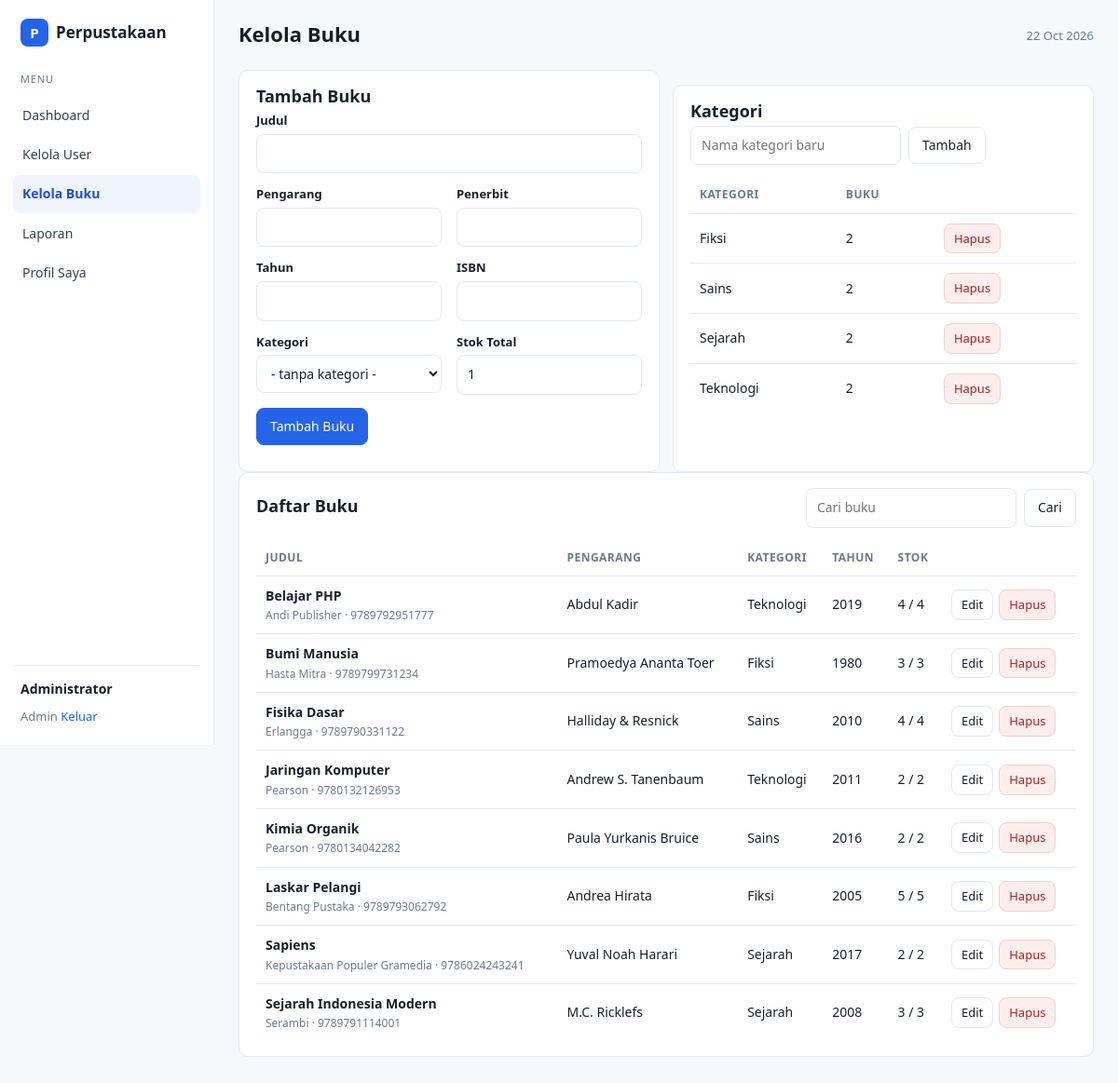
The page /buku.php (signed in) on the database its author committed.
### tables this page shows
CREATE TABLE users (
  id INT AUTO_INCREMENT PRIMARY KEY,
  nama VARCHAR(100) NOT NULL,
  username VARCHAR(50) NOT NULL UNIQUE,
  password VARCHAR(100) NOT NULL,
  role ENUM('admin','petugas','operator','pengguna') NOT NULL DEFAULT 'pengguna',
  identitas VARCHAR(30) DEFAULT NULL,
  kelas VARCHAR(30) DEFAULT NULL,
  email VARCHAR(100) DEFAULT NULL,
  no_telp VARCHAR(20) DEFAULT NULL,
  alamat TEXT DEFAULT NULL,
  dibuat TIMESTAMP DEFAULT CURRENT_TIMESTAMP
);

CREATE TABLE kategori (
  id INT AUTO_INCREMENT PRIMARY KEY,
  nama VARCHAR(80) NOT NULL UNIQUE
);

CREATE TABLE buku (
  id INT AUTO_INCREMENT PRIMARY KEY,
  judul VARCHAR(200) NOT NULL,
  pengarang VARCHAR(120) DEFAULT NULL,
  penerbit VARCHAR(120) DEFAULT NULL,
  tahun YEAR DEFAULT NULL,
  isbn VARCHAR(30) DEFAULT NULL,
  kategori_id INT DEFAULT NULL,
  stok_total INT NOT NULL DEFAULT 1,
  stok_tersedia INT NOT NULL DEFAULT 1,
  CONSTRAINT fk_buku_kategori FOREIGN KEY (kategori_id) REFERENCES kategori(id) ON DELETE SET NULL
);

### config/functions.php (called while the page is built, shortened)
<?php
require_once __DIR__ . '/db.php';
function e($s): string
{
    return htmlspecialchars((string) $s, ENT_QUOTES, 'UTF-8');
}
function user(): ?array
{
    global $pdo;
    $st = $pdo->prepare('SELECT * FROM users WHERE id = ?');
    $st->execute([$_SESSION['uid']]);
    return $st->fetch() ?: null;
}
function auth(array $roles = []): array
{
    $u = user();
    return $u;
}

### buku.php (the view, shortened to what this page needs)
<?php
require __DIR__ . '/config/functions.php';
$title = 'Kelola Buku';
$edit = null;
$kategori = $pdo->query('SELECT k.*, COUNT(b.id) AS jumlah FROM kategori k LEFT JOIN buku b ON b.kategori_id=k.id GROUP BY k.id ORDER BY k.nama')->fetchAll();
$q = trim($_GET['q'] ?? '');
$sql = 'SELECT b.*, k.nama AS kategori FROM buku b LEFT JOIN kategori k ON k.id=b.kategori_id';
$params = [];
$st = $pdo->prepare($sql . ' ORDER BY b.judul');
$st->execute($params);
$buku = $st->fetchAll();
require __DIR__ . '/includes/header.php';
?>
<div class="grid grid-2">
    <div class="card">
        <h2><?= $edit ? 'Edit Buku' : 'Tambah Buku' ?></h2>
        <form method="post" autocomplete="off">
            <div class="form-grid">
                <div class="full">
                    <label for="judul">Judul</label>
                    <input id="judul" name="judul" value="<?= e($edit['judul'] ?? '') ?>" required>
                </div>
                <div>
                    <label for="pengarang">Pengarang</label>
                    <input id="pengarang" name="pengarang" value="<?= e($edit['pengarang'] ?? '') ?>">
                </div>
                <div>
                    <label for="penerbit">Penerbit</label>
                    <input id="penerbit" name="penerbit" value="<?= e($edit['penerbit'] ?? '') ?>">
                </div>
                <div>
                    <label for="tahun">Tahun</label>
                    <input id="tahun" name="tahun" type="number" min="1900" max="2100" value="<?= e($edit['tahun'] ?? '') ?>">
                </div>
                <div>
                    <label for="isbn">ISBN</label>
                    <input id="isbn" name="isbn" value="<?= e($edit['isbn'] ?? '') ?>">
                </div>
                <div>
                    <label for="kategori_id">Kategori</label>
                    <select id="kategori_id" name="kategori_id">
                        <option value="">- tanpa kategori -</option>
                    </select>
                </div>
                <div>
                    <label for="stok_total">Stok Total</label>
                    <input id="stok_total" name="stok_total" type="number" min="0" value="<?= e($edit['stok_total'] ?? 1) ?>" required>
                </div>
            </div>
            <p style="margin-top:14px">
                <button class="btn btn-primary" type="submit"><?= $edit ? 'Simpan Perubahan' : 'Tambah Buku' ?></button>
            </p>
        </form>
    </div>
    <div class="card">
        <h2>Kategori</h2>
        <form class="inline-form" method="post">
            <input name="nama" placeholder="Nama kategori baru" required>
            <button class="btn" type="submit">Tambah</button>
        </form>
        <div class="table-wrap" style="margin-top:12px">
            <table>
                <thead><tr><th>Kategori</th><th>Buku</th><th></th></tr></thead>
                <tbody>
                <?php foreach ($kategori as $k): ?>
                    <tr>
                        <td><?= e($k['nama']) ?></td>
                        <td><?= (int) $k['jumlah'] ?></td>
                        <td>
                            <form method="post" style="display:inline">
                                <button class="btn btn-sm btn-danger" type="submit">Hapus</button>
                            </form>
                        </td>
                    </tr>
                <?php endforeach; ?>
                </tbody>
            </table>
        </div>
    </div>
</div>
<div class="card">
    <div class="card-head">
        <h2>Daftar Buku</h2>
        <form class="inline-form" method="get">
            <input name="q" value="<?= e($q) ?>" placeholder="Cari buku">
            <button class="btn" type="submit">Cari</button>
        </form>
    </div>
    <div class="table-wrap">
        <table>
            <thead><tr><th>Judul</th><th>Pengarang</th><th>Kategori</th><th>Tahun</th><th>Stok</th><th></th></tr></thead>
            <tbody>
            <?php foreach ($buku as $b): ?>
                <tr>
                    <td>
                        <strong><?= e($b['judul']) ?></strong>
                        <div class="muted" style="font-size:12px"><?= e($b['penerbit']) ?><?= $b['isbn'] ? ' &middot; ' . e($b['isbn']) : '' ?></div>
                    </td>
                    <td><?= e($b['pengarang']) ?></td>
                    <td><?= e($b['kategori'] ?? '-') ?></td>
                    <td><?= e($b['tahun']) ?></td>
                    <td><?= (int) $b['stok_tersedia'] ?> / <?= (int) $b['stok_total'] ?></td>
                    <td class="nowrap">
                        <div class="actions">
                            <a class="btn btn-sm" href="buku.php?edit=<?= (int) $b['id'] ?>">Edit</a>
                            <form method="post" style="display:inline">
                                <button class="btn btn-sm btn-danger" type="submit">Hapus</button>
                            </form>
                        </div>
                    </td>
                </tr>
            <?php endforeach; ?>
            </tbody>
        </table>
    </div>
</div>
<?php require __DIR__ . '/includes/footer.php'; ?>

### includes/header.php (shortened to what this page needs)
<?php
require_once __DIR__ . '/../config/functions.php';
$u = auth();
$current = basename($_SERVER['PHP_SELF']);
$menu = ['dashboard.php' => 'Dashboard'];
if ($u['role'] === 'pengguna') {
    $menu += ['katalog.php' => 'Katalog Buku', 'pinjaman_saya.php' => 'Pinjaman Saya'];
} elseif ($u['role'] === 'petugas') {
    $menu += ['sirkulasi.php' => 'Sirkulasi'];
} elseif ($u['role'] === 'operator') {
    $menu += ['buku.php' => 'Kelola Buku'];
} elseif ($u['role'] === 'admin') {
    $menu += ['users.php' => 'Kelola User', 'buku.php' => 'Kelola Buku', 'laporan.php' => 'Laporan'];
}
$menu['profil.php'] = 'Profil Saya';
?>
<!doctype html>
<html lang="id">
<head>
<link rel="stylesheet" href="assets/style.css">
</head>
<body>
<div class="layout">
    <aside class="sidebar">
        <a class="brand" href="dashboard.php"><span class="brand-mark">P</span> Perpustakaan</a>
        <nav class="nav">
            <span class="nav-label">Menu</span>
            <?php foreach ($menu as $href => $label): ?>
                <a href="<?= e($href) ?>" class="<?= $current === $href ? 'active' : '' ?>"><?= e($label) ?></a>
            <?php endforeach; ?>
        </nav>
        <div class="side-foot">
            <strong><?= e($u['nama']) ?></strong>
            <span class="role"><?= e($u['role']) ?></span>
            <a href="logout.php">Keluar</a>
        </div>
    </aside>
    <main class="main">
        <div class="topbar">
            <h1><?= e($title ?? 'Dashboard') ?></h1>
            <span class="who"><?= e(date('d M Y')) ?></span>
        </div>

### includes/footer.php
    </main>
</div>
</body>
</html>

### assets/style.css (style rules this page uses)
:root { --bg: #f6f8fb; --surface: #ffffff; --line: #e4e9f0; --text: #16202c; --muted: #6b7a8c; --blue: #2563eb; --blue-dark: #1d4ed8; --blue-soft: #eff4ff; --green: #15803d; --green-soft: #eaf7ef; --gold: #a16207; --gold-soft: #fdf6e3; --red: #b91c1c; --red-soft: #fdeeee; --grey-soft: #eef1f5; --radius: 10px; }
* { box-sizing: border-box; }
body { margin: 0; background: var(--bg); color: var(--text); font: 15px/1.6 system-ui, -apple-system, "Segoe UI", Roboto, Arial, sans-serif; }
a { color: var(--blue); text-decoration: none; }
h1, h2, h3 { line-height: 1.3; margin: 0 0 4px; }
h1 { font-size: 22px; }
h2 { font-size: 18px; }
p { margin: 0 0 12px; }
.layout { display: flex; min-height: 100vh; }
.sidebar { width: 230px; flex: 0 0 230px; background: var(--surface); border-right: 1px solid var(--line); padding: 20px 14px; position: sticky; top: 0; height: 100vh; display: flex; flex-direction: column; gap: 18px; }
.brand { font-weight: 700; font-size: 17px; color: var(--text); padding: 0 8px; display: flex; align-items: center; gap: 8px; }
.brand-mark { width: 30px; height: 30px; border-radius: 8px; background: var(--blue); color: #fff; display: grid; place-items: center; font-size: 15px; }
.nav { display: flex; flex-direction: column; gap: 2px; }
.nav-label { font-size: 11px; text-transform: uppercase; letter-spacing: .08em; color: var(--muted); padding: 8px; }
.nav a { padding: 9px 10px; border-radius: 8px; color: #334155; font-size: 14px; }
.nav a.active { background: var(--blue-soft); color: var(--blue-dark); font-weight: 600; }
.side-foot { margin-top: auto; border-top: 1px solid var(--line); padding: 14px 8px 0; font-size: 13px; color: var(--muted); }
.side-foot strong { display: block; color: var(--text); font-size: 14px; }
.side-foot .role { text-transform: capitalize; }
.side-foot a { display: inline-block; margin-top: 8px; font-size: 13px; }
.main { flex: 1; min-width: 0; padding: 22px 26px 40px; }
.topbar { display: flex; justify-content: space-between; align-items: center; gap: 16px; margin-bottom: 20px; }
.topbar .who { color: var(--muted); font-size: 13px; }
.grid { display: grid; gap: 14px; }
.grid-2 { grid-template-columns: repeat(2, minmax(0, 1fr)); }
.card { background: var(--surface); border: 1px solid var(--line); border-radius: var(--radius); padding: 16px 18px; }
.card + .card { margin-top: 16px; }
.card-head { display: flex; justify-content: space-between; align-items: center; gap: 12px; margin-bottom: 12px; }
.table-wrap { overflow-x: auto; }
table { width: 100%; border-collapse: collapse; font-size: 14px; }
th, td { text-align: left; padding: 10px 10px; border-bottom: 1px solid var(--line); vertical-align: middle; }
th { color: var(--muted); font-weight: 600; font-size: 12px; text-transform: uppercase; letter-spacing: .04em; }
tbody tr:last-child td { border-bottom: 0; }
.muted { color: var(--muted); }
.nowrap { white-space: nowrap; }
.form-grid { display: grid; grid-template-columns: repeat(2, minmax(0, 1fr)); gap: 12px 16px; }
.form-grid .full { grid-column: 1 / -1; }
label { display: block; font-size: 13px; font-weight: 600; margin-bottom: 4px; }
input, select, textarea { width: 100%; padding: 9px 11px; border: 1px solid var(--line); border-radius: 8px; background: #fff; color: var(--text); font: inherit; font-size: 14px; }
.inline-form { display: flex; gap: 8px; align-items: center; flex-wrap: wrap; }
.inline-form input, .inline-form select { width: auto; min-width: 160px; }
.btn { display: inline-block; padding: 8px 14px; border: 1px solid var(--line); border-radius: 8px; background: #fff; color: var(--text); font: inherit; font-size: 14px; cursor: pointer; white-space: nowrap; }
.btn-primary { background: var(--blue); border-color: var(--blue); color: #fff; }
.btn-danger { background: var(--red-soft); border-color: #f3d0d0; color: var(--red); }
.btn-sm { padding: 5px 10px; font-size: 13px; }
.actions { display: flex; gap: 6px; flex-wrap: wrap; }
.actions form { display: inline; }

### rows shown on the page
users: nama "Administrator", role "Admin"
kategori: nama "Fiksi", jumlah "2"
kategori: nama "Sains", jumlah "2"
kategori: nama "Sejarah", jumlah "2"
kategori: nama "Teknologi", jumlah "2"
buku: judul "Belajar PHP", penerbit "Andi Publisher", isbn "9789792951777", pengarang "Abdul Kadir", kategori.nama "Teknologi", tahun "2019", stok_tersedia "4", stok_total "4"
buku: judul "Bumi Manusia", penerbit "Hasta Mitra", isbn "9789799731234", pengarang "Pramoedya Ananta Toer", kategori.nama "Fiksi", tahun "1980", stok_tersedia "3", stok_total "3"
buku: judul "Fisika Dasar", penerbit "Erlangga", isbn "9789790331122", pengarang "Halliday & Resnick", kategori.nama "Sains", tahun "2010", stok_tersedia "4", stok_total "4"
buku: judul "Jaringan Komputer", penerbit "Pearson", isbn "9780132126953", pengarang "Andrew S. Tanenbaum", kategori.nama "Teknologi", tahun "2011", stok_tersedia "2", stok_total "2"
buku: judul "Kimia Organik", penerbit "Pearson", isbn "9780134042282", pengarang "Paula Yurkanis Bruice", kategori.nama "Sains", tahun "2016", stok_tersedia "2", stok_total "2"
buku: judul "Laskar Pelangi", penerbit "Bentang Pustaka", isbn "9789793062792", pengarang "Andrea Hirata", kategori.nama "Fiksi", tahun "2005", stok_tersedia "5", stok_total "5"
buku: judul "Sapiens", penerbit "Kepustakaan Populer Gramedia", isbn "9786024243241", pengarang "Yuval Noah Harari", kategori.nama "Sejarah", tahun "2017", stok_tersedia "2", stok_total "2"
buku: judul "Sejarah Indonesia Modern", penerbit "Serambi", isbn "9789791114001", pengarang "M.C. Ricklefs", kategori.nama "Sejarah", tahun "2008", stok_tersedia "3", stok_total "3"

### other values the page prints
$label "Dashboard"
$label "Kelola User"
$label "Kelola Buku"
$label "Laporan"
$label "Profil Saya"
$title "Kelola Buku"
